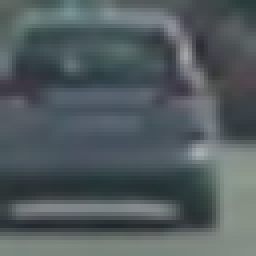
#> input picture vehicles/GTI_Far/image0006.png, 64 x 64 px (shown 4 times larger); its folder holds 3 pictures in this run
$ python detect_testing.py   (older library calls are emulated)
#> lines starting #> are read from the running program, lines starting #| are printed output that depends on the picture; pictures that were not available may be replaced by others from this repository, and a replacement may not be noted
### helperfunctions.py
# This file runs the vehicle detection pipeline. Some of the code was taken
# from the given class material

import matplotlib.image as mpimg
import matplotlib.pyplot as plt
import numpy as np
import cv2
import glob
import time
from sklearn.svm import LinearSVC
from sklearn.preprocessing import StandardScaler
from skimage.feature import hog
# NOTE: the next import is only valid for scikit-learn version <= 0.17
# for scikit-learn >= 0.18 use:
from sklearn.model_selection import train_test_split
# from sklearn.cross_validation import train_test_split

# Define a function to return HOG features and visualization
def get_hog_features(img, orient, pix_per_cell, cell_per_block,
                        vis=False, feature_vec=True):
    # Call with two outputs if vis==True
    if vis == True:
        features, hog_image = hog(img, orientations=orient, pixels_per_cell=(pix_per_cell, pix_per_cell),
                                  cells_per_block=(cell_per_block, cell_per_block), transform_sqrt=False,
                                  visualise=vis, feature_vector=feature_vec)
        return features, hog_image
    # Otherwise call with one output
    else:
        features = hog(img, orientations=orient, pixels_per_cell=(pix_per_cell, pix_per_cell),
                       cells_per_block=(cell_per_block, cell_per_block), transform_sqrt=False,
                       visualise=vis, feature_vector=feature_vec)
        return features

# Define a function to compute binned color features
def bin_spatial(img, size=(32, 32)):
    color1 = cv2. resize(img[:,:,0], size).ravel()
    color2 = cv2. resize(img[:,:,1], size).ravel()
    color3 = cv2. resize(img[:,:,2], size).ravel()
    return np.hstack((color1, color2, color3))

# Define a function to compute color histogram features
def color_hist(img, nbins=32):
    # Compute the histogram of the color channels separately
    channel1_hist = np.histogram(img[:,:,0], bins=nbins)
    channel2_hist = np.histogram(img[:,:,1], bins=nbins)
    channel3_hist = np.histogram(img[:,:,2], bins=nbins)
    # Concatenate the histograms into a single feature vector
    hist_features = np.concatenate((channel1_hist[0], channel2_hist[0], channel3_hist[0]))
    # Return the individual histograms, bin_centers and feature vector
    return hist_features

# Define a function to extract features from a list of images
# Have this function call bin_spatial() and color_hist()
# [106 lines left out: functions extract_features, slide_window, draw_boxes, not called in this run]

# Define a function to extract features from a single image window
# This function is very similar to extract_features()
# just for a single image rather than list of images
# Define a function to extract features from a single image window
# This function is very similar to extract_features()
# just for a single image rather than list of images
def single_img_features(img, color_space='RGB', spatial_size=(32, 32),
                        hist_bins=32, orient=9,
                        pix_per_cell=8, cell_per_block=2, hog_channel=0,
                        spatial_feat=True, hist_feat=True, hog_feat=True, vis=False):
    #1) Define an empty list to receive features
    img_features = []
    #2) Apply color conversion if other than 'RGB'
    if color_space != 'RGB':
        if color_space == 'HSV':
            feature_image = cv2.cvtColor(img, cv2.COLOR_RGB2HSV)
        elif color_space == 'LUV':
            feature_image = cv2.cvtColor(img, cv2.COLOR_RGB2LUV)
        elif color_space == 'HLS':
            feature_image = cv2.cvtColor(img, cv2.COLOR_RGB2HLS)
        elif color_space == 'YUV':
            feature_image = cv2.cvtColor(img, cv2.COLOR_RGB2YUV)
        elif color_space == 'YCrCb':
            feature_image = cv2.cvtColor(img, cv2.COLOR_RGB2YCrCb)
    else: feature_image = np.copy(img)
    #3) Compute spatial features if flag is set
    if spatial_feat == True:
        spatial_features = bin_spatial(feature_image, size=spatial_size)
        #4) Append features to list
        img_features.append(spatial_features)
    #5) Compute histogram features if flag is set
    if hist_feat == True:
        hist_features = color_hist(feature_image, nbins=hist_bins)
        #6) Append features to list
        img_features.append(hist_features)
    #7) Compute HOG features if flag is set
    if hog_feat == True:
        if hog_channel == 'ALL':
            hog_features = []
            for channel in range(feature_image.shape[2]):
                hog_features.extend(get_hog_features(feature_image[:,:,channel],
                                    orient, pix_per_cell, cell_per_block,
                                    vis=False, feature_vec=True))
                #hog_features = np.concatenate(hog_features)
        else:
            if vis == True:
                hog_features, hog_image = get_hog_features(feature_image[:,:,hog_channel], orient,
                        pix_per_cell, cell_per_block, vis=True, feature_vec=True)
            else:
                hog_features = get_hog_features(feature_image[:,:,hog_channel], orient,
                        pix_per_cell, cell_per_block, vis=False, feature_vec=True)
        #8) Append features to list
        img_features.append(hog_features)

    #9) Return concatenated array of features
    if vis == True:
        return np.concatenate(img_features), hog_image
    else:
        return np.concatenate(img_features)

# Define a function you will pass an image
# and the list of windows to be searched (output of slide_windows())
# [29 lines left out: function search_windows, not called in this run]

# define a function for plotting multiple images
def visualize(fig, rows, cols, imgs, titles):
    for i, img in enumerate(imgs):
        plt.subplot(rows, cols, i+1)
        plt.title(i+1)
        img_dims = len(img.shape)
        if img_dims < 3:
            plt.imshow(img, cmap="hot")
            plt.title(titles[i])
        else:
            plt.imshow(img)
            plt.title(titles[i])
    plt.show()

### detect_testing.py
import matplotlib.image as mpimg
import matplotlib.pyplot as plt
import numpy as np
import cv2
import glob
import os
import time
from sklearn.svm import LinearSVC
from sklearn.preprocessing import StandardScaler
from skimage.feature import hog
# NOTE: the next import is only valid for scikit-learn version <= 0.17
# for scikit-learn >= 0.18 use:
from sklearn.model_selection import train_test_split
# from sklearn.cross_validation import train_test_split
from helperfunctions import *
from scipy.ndimage.measurements import label

# [28 lines left out: functions convert_color, apply_threshold, draw_labeled_bboxes, not called in this run]

def read_images():
    # First get all car images
    vehicle_directory = "vehicles/"
    image_types = os.listdir(vehicle_directory)
    cars = []
    for image_type in image_types:
        cars.extend(glob.glob(vehicle_directory + image_type + "/*"))

    print("Found {} vehicle images.".format(len(cars)))
    with open("cars.txt", 'w') as f:
        for filename in cars:
            f.write(filename + "\n")

    # second get all non car images
    not_directory = "non-vehicles/"
    image_types = os.listdir(not_directory)
    non_cars = []
    for image_type in image_types:
        non_cars.extend(glob.glob(not_directory + image_type + "/*"))

    print("Found {} non-vehicle images.".format(len(non_cars)))
    with open("non-cars.txt", 'w') as f:
        for filename in non_cars:
            f.write(filename + "\n")
    return cars, non_cars

# [61 lines left out: function try_classifer, not called in this run]

def single_image_extraction_trial():
    '''Function used to try different parameters for feature extraction one a
    single car and not car image.'''
    # choose random car / notcar indices
    car_ind = np.random.randint(0, len(cars))
    notcar_ind = np.random.randint(0, len(notcars))

    # read in car and notcar images
    car_image = mpimg.imread(cars[car_ind])
#> car_image is the input picture: shape (64, 64, 3) float32; mean R, G, B 0.322, 0.361, 0.373
    notcar_image = mpimg.imread(notcars[notcar_ind])

    color_space = 'RGB' # Can be RGB, HSV, LUV, HLS, YUV, YCrCb
    orient = 6
    pix_per_cell = 8
    cell_per_block = 2
    hog_channel = 0 # can be 0, 1, 2, or "ALL"
    spatial_size = (16,16)  # spatial binning dimensions
    hist_bins = 16  # number of histogram bins
    spatial_feat = True # spatial features on or off
    hist_feat = True    # histogram features on or off
    hog_feat = True     # HOG features on or off

    car_features, car_hog_image = single_img_features(car_image, color_space=color_space,
                            spatial_size=spatial_size,
                            hist_bins=hist_bins, orient=orient,
                            pix_per_cell=pix_per_cell, cell_per_block=cell_per_block,
                            hog_channel=hog_channel, spatial_feat=spatial_feat,
                            hist_feat=hist_feat, hog_feat=hog_feat, vis=True)
#> in bin_spatial, `color1 = cv2. resize(img[:,:,0], size).ravel()`: color1 = 256 values, max 0.64 at index 156, min 0.145 at index 182, mean 0.322
#> in bin_spatial, `color2 = cv2. resize(img[:,:,1], size).ravel()`: color2 = 256 values, max 0.671 at index 156, min 0.198 at index 180, mean 0.36
#> in bin_spatial, `color3 = cv2. resize(img[:,:,2], size).ravel()`: color3 = 256 values, max 0.685 at index 156, min 0.2 at index 220, mean 0.373
#> in single_img_features, `spatial_features = bin_spatial(feature_image, size=spatial_size)`: spatial_features = 768 values, max 0.685 at index 668, min 0.145 at index 182, mean 0.352
#> in color_hist, `hist_features = np.concatenate((channel1_hist[0], channel2_hist[0], ch..`: hist_features = 48 values, max 730 at index 21, min 2 at index 47, mean 256
#> in get_hog_features, `features, hog_image = hog(img, orientations=orient, pixels_per_cell=(p..`: features = 1176 values, max 0.514 at index 687, min 0 at index 11, mean 0.147
#> in get_hog_features, `features, hog_image = hog(img, orientations=orient, pixels_per_cell=(p..`:
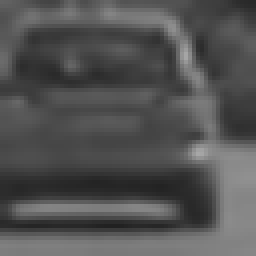
#> img: shape (64, 64) float32 (shown 4 times larger); min 0.129, max 0.655, mean 0.322
#> in single_img_features, `hog_features, hog_image = get_hog_features(feature_image[:,:,hog_chann..`:
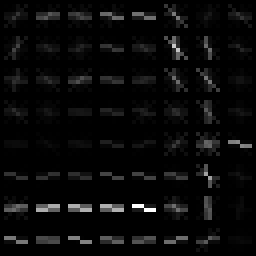
#> hog_image: shape (64, 64) float32 (shown 4 times larger); min 0, max 0.156, mean 0.00587; drawn with min black and max white
#> in single_img_features, `hog_features, hog_image = get_hog_features(feature_image[:,:,hog_chann..`: hog_features has the same summary as features in get_hog_features
#> car_features = 1992 values, max 730 at index 789, min 0 at index 827, mean 6.39

    notcar_features, notcar_hog_image = single_img_features(notcar_image, color_space=color_space,
                            spatial_size=spatial_size,
                            hist_bins=hist_bins, orient=orient,
                            pix_per_cell=pix_per_cell, cell_per_block=cell_per_block,
                            hog_channel=hog_channel, spatial_feat=spatial_feat,
                            hist_feat=hist_feat, hog_feat=hog_feat, vis=True)
#> notcar_features has the same summary as car_features

    images = [car_image, car_hog_image, notcar_image, notcar_hog_image]
    titles = ["car image", "car HOG image", "notcar_image", "notcar HOG image"]
    fig = plt.figure(figsize=(12,3))
    visualize(fig, 1, 4, images, titles)
#> the loop in visualize, `for i, img in enumerate(imgs):` made 4 passes
#> img_dims on passes 1 to 4: 3, 2, 3, 2
#> in visualize, `plt.show()`:
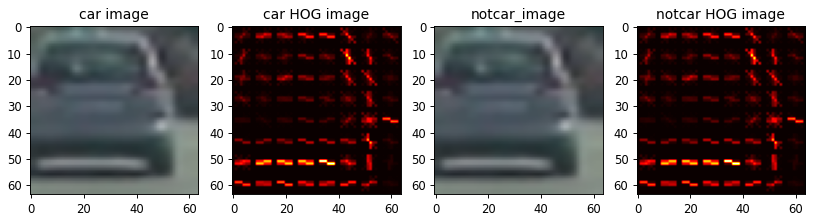
#> figure drawn by matplotlib, 4 panels

cars, notcars = read_images()
single_image_extraction_trial()
#try_classifer(svc, X_scaler)
searchpath = "test_images/test*"
example_images = glob.glob(searchpath)
'''out_images = []
out_maps = []
out_titles = []
out_boxes = []
# consider a narrower swath in y
ystart = 304
ystop = 656
scale = 1.5
# iterate over test images
for img_src in example_images:
    img_boxes = []
    t = time.time()
    count = 0
    img =mpimg.imread(img_src)
    draw_img = np.copy(img)
    #make a heatmap of zeroes
    heatmap = np.zeros_like(img[:,:,0])
    img = img.astype(np.float32) / 255
    img_tosearch = img[ystart:ystop,:,:]
    ctrans_tosearch = convert_color(img_tosearch, conv="RGB2YCrCb")
    if scale != 1:
        imshape = ctrans_tosearch.shape
        ctrans_tosearch = cv2.resize(ctrans_tosearch, (np.int(imshape[1]/scale),np.int(imshape[0]/scale)))

    ch1 = ctrans_tosearch[:,:,0]
    ch2 = ctrans_tosearch[:,:,1]
    ch3 = ctrans_tosearch[:,:,2]

    # define blocks and steps as above
    nxblocks = (ch1.shape[1] // pix_per_cell) - 1
    nyblocks = (ch1.shape[0] // pix_per_cell) - 1
    nfeat_per_block = orient * cell_per_block**2
    window = 64
    nblocks_per_window = (window // pix_per_cell) - 1
    cells_per_step = 2  # instead of overlap, define how many cells to step
    nxsteps = (nxblocks - nblocks_per_window) // cells_per_step
    nysteps = (nyblocks - nblocks_per_window) // cells_per_step

    # compute individual channel HOG features for the entire image
    hog1 = get_hog_features(ch1, orient, pix_per_cell, cell_per_block, feature_vec=False)
    hog2 = get_hog_features(ch2, orient, pix_per_cell, cell_per_block, feature_vec=False)
    hog3 = get_hog_features(ch3, orient, pix_per_cell, cell_per_block, feature_vec=False)

    for xb in range(nxsteps):
        for yb in range(nysteps):
            count += 1
            ypos = yb*cells_per_step
            xpos = xb*cells_per_step
            # extract hog for this patch
            hog_feat1 = hog1[ypos:ypos+nblocks_per_window, xpos:xpos+nblocks_per_window].ravel()
            hog_feat2 = hog2[ypos:ypos+nblocks_per_window, xpos:xpos+nblocks_per_window].ravel()
            hog_feat3 = hog3[ypos:ypos+nblocks_per_window, xpos:xpos+nblocks_per_window].ravel()
            hog_features = np.hstack((hog_feat1, hog_feat2, hog_feat3))

            xleft = xpos*pix_per_cell
            ytop = ypos*pix_per_cell

            # extract the image patch
            subimg = cv2.resize(ctrans_tosearch[ytop:ytop+window, xleft:xleft+window], (64,64))

            # get color features
            spatial_features = bin_spatial(subimg, size=spatial_size)
            hist_features = color_hist(subimg, nbins=hist_bins)

            # scale features and make a prediction
            test_features = X_scaler.transform(np.hstack((spatial_features, hist_features, hog_features)).reshape(1, -1))
            test_prediction = svc.predict(test_features)

            if test_prediction == 1:
                xbox_left = np.int(xleft*scale)
                ytop_draw = np.int(ytop*scale)
                win_draw = np.int(window*scale)
                cv2.rectangle(draw_img,(xbox_left, ytop_draw+ystart),(xbox_left+win_draw,ytop_draw+win_draw+ystart),(0,0,255))
                img_boxes.append(((xbox_left, ytop_draw+ystart),(xbox_left+win_draw,ytop_draw+win_draw+ystart)))
                heatmap[ytop_draw+ystart:ytop_draw+win_draw+ystart, xbox_left:xbox_left+win_draw] += 1

    print(time.time()-t, "seconds to run, total windows = ", count)

    out_images.append(draw_img)

    out_titles.append(img_src[-12:])
    out_titles.append(img_src[-12:])
    # heatmap = 255*heatmap/np,max(heatmap)
    out_images.append(heatmap)
    out_maps.append(heatmap)
    out_boxes.append(img_boxes)

fig = plt.figure(figsize=(12,24))
visualize(fig, 8, 2, out_images, out_titles)'''

'''# iterate over test images
for img_src in example_images:
    img = mpimg.imread(img_src)
    out_img, heat_map = find_cars(img, scale)
    heat_map = apply_threshold(heat_map, 2)
    labels = label(heat_map)
    # draw bounding boxes on a copy of the image
    draw_img = draw_labeled_bboxes(np.copy(img), labels)
    out_titles.append(img_src[-12:])
    out_titles.append(img_src[-12:])
    out_images.append(draw_img)
    out_images.append(heat_map)

fig = plt.figure(figsize=(24,48))
visualize(fig, 8, 2, out_images, out_titles)'''

'''
image = mpimg.imread('bbox-example-image.jpg')
draw_image = np.copy(image)

# Uncomment the following line if you extracted training
# data from .png images (scaled 0 to 1 by mpimg) and the
# image you are searching is a .jpg (scaled 0 to 255)
#image = image.astype(np.float32)/255

windows = slide_window(image, x_start_stop=[None, None], y_start_stop=y_start_stop,
                    xy_window=(96, 96), xy_overlap=(0.5, 0.5))

hot_windows = search_windows(image, windows, svc, X_scaler, color_space=color_space,
                        spatial_size=spatial_size, hist_bins=hist_bins,
                        orient=orient, pix_per_cell=pix_per_cell,
                        cell_per_block=cell_per_block,
                        hog_channel=hog_channel, spatial_feat=spatial_feat,
                        hist_feat=hist_feat, hog_feat=hog_feat)

window_img = draw_boxes(draw_image, hot_windows, color=(0, 0, 255), thick=6)

plt.imshow(window_img)
plt.show()'''
'''
# Divide up into cars and notcars
images = glob.glob('*.jpeg')
cars = []
notcars = []
for image in images:
    if 'image' in image or 'extra' in image:
        notcars.append(image)
    else:
        cars.append(image)

# Reduce the sample size because HOG features are slow to compute
# The quiz evaluator times out after 13s of CPU time
sample_size = 500
cars = cars[0:sample_size]
notcars = notcars[0:sample_size]

### TODO: Tweak these parameters and see how the results change.
colorspace = 'RGB' # Can be RGB, HSV, LUV, HLS, YUV, YCrCb
orient = 9
pix_per_cell = 8
cell_per_block = 2
hog_channel = 0 # Can be 0, 1, 2, or "ALL"

t=time.time()
car_features = extract_features(cars, cspace=colorspace, orient=orient,
                        pix_per_cell=pix_per_cell, cell_per_block=cell_per_block,
                        hog_channel=hog_channel)
notcar_features = extract_features(notcars, cspace=colorspace, orient=orient,
                        pix_per_cell=pix_per_cell, cell_per_block=cell_per_block,
                        hog_channel=hog_channel)
t2 = time.time()
print(round(t2-t, 2), 'Seconds to extract HOG features...')
# Create an array stack of feature vectors
X = np.vstack((car_features, notcar_features)).astype(np.float64)
# Fit a per-column scaler
X_scaler = StandardScaler().fit(X)
# Apply the scaler to X
scaled_X = X_scaler.transform(X)

# Define the labels vector
y = np.hstack((np.ones(len(car_features)), np.zeros(len(notcar_features))))


# Split up data into randomized training and test sets
rand_state = np.random.randint(0, 100)
X_train, X_test, y_train, y_test = train_test_split(
    scaled_X, y, test_size=0.2, random_state=rand_state)

print('Using:',orient,'orientations',pix_per_cell,
    'pixels per cell and', cell_per_block,'cells per block')
print('Feature vector length:', len(X_train[0]))
# Use a linear SVC
svc = LinearSVC()
# Check the training time for the SVC
t=time.time()
svc.fit(X_train, y_train)
t2 = time.time()
print(round(t2-t, 2), 'Seconds to train SVC...')
# Check the score of the SVC
print('Test Accuracy of SVC = ', round(svc.score(X_test, y_test), 4))
# Check the prediction time for a single sample
t=time.time()
n_predict = 10
print('My SVC predicts: ', svc.predict(X_test[0:n_predict]))
print('For these',n_predict, 'labels: ', y_test[0:n_predict])
t2 = time.time()
print(round(t2-t, 5), 'Seconds to predict', n_predict,'labels with SVC')'''

cars, notcars = read_images()
color_space = 'YCrCb' # Can be RGB, HSV, LUV, HLS, YUV, YCrCb
orient = 9
pix_per_cell = 8
cell_per_block = 2
hog_channel = "ALL" # can be 0, 1, 2, or "ALL"
spatial_size = (32,32)  # spatial binning dimensions
hist_bins = 32  # number of histogram bins
spatial_feat = True # spatial features on or off
hist_feat = True    # histogram features on or off
hog_feat = True     # HOG features on or off

t=time.time()
n_samples = 2000
random_idxs = np.random.randint(0, len(cars), n_samples)
test_cars = np.array(cars)[random_idxs]     # = cars
#> (the run stopped early here; a loop or call above may not have finished)
